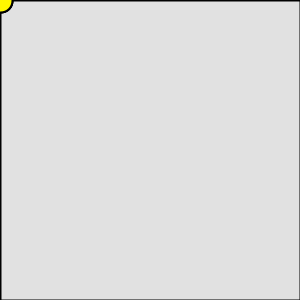
Frame 1 (no input)
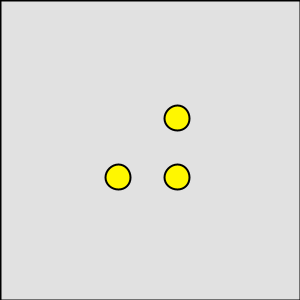
Frame 60 (the mouse pressed at the canvas centre just before this capture)
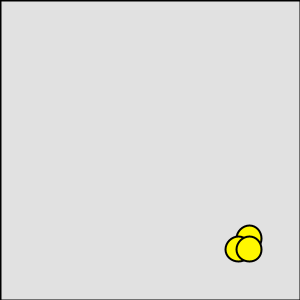
Frame 120 (the mouse held since frame 60 and released just before this capture)

The Processing sketch that drew these frames (run headless with seeded random() and noise(); from frame 60 on, the mouse is pressed at the canvas centre):

// Processing sketch: processing_96864
// ── processing_96864.pde

int x = 0;
int y = 0;

int bx = 3;
int by = 2;

void setup() {
  size(300,300);
  strokeWeight(2);
}

void draw() {
  fill(225);
  rect( 0, 0, 300, 300 );
  fill(255,247, 0);
  ellipse( x, y, 25, 25);
  ellipse( y, x, 25, 25);
  ellipse( x, x, 25, 25);
 
  x += bx;
  y += by;
  if (x > 300 || x < 0) {
    bx = bx * -1;
  }
  if (y > 300 || y < 0) {
    by = by * -1;
  } 
}
